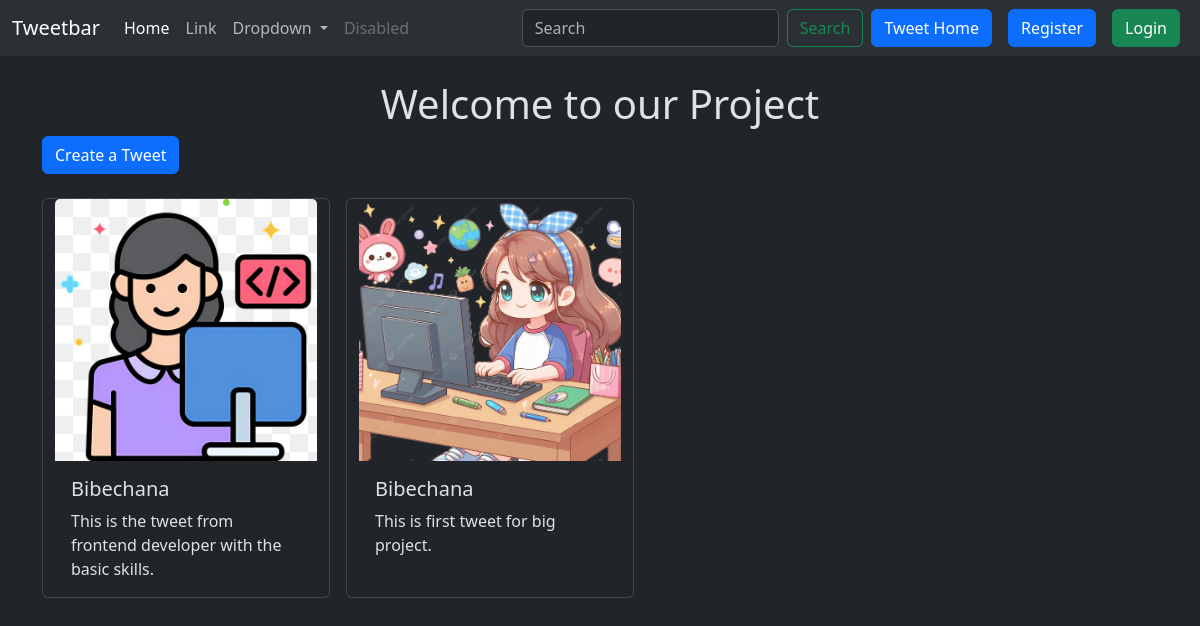
The page /tweet/ on the database as committed earlier.
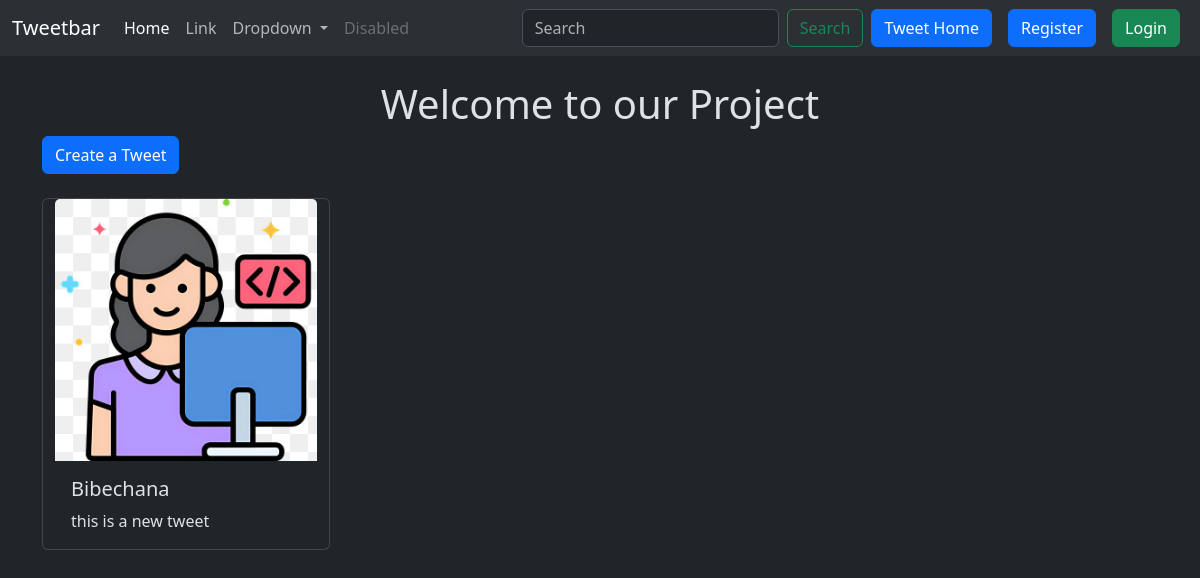
The same page on the database as committed later.
### tweet/models.py (models this page shows, shortened)
class Tweet(models.Model):
    user = models.ForeignKey(User, on_delete=models.CASCADE)
    text = models.TextField(max_length=240)
    photo = models.ImageField(upload_to='photos/', blank=True, null=True)
    created_at = models.DateTimeField(auto_now_add=True)
    updated_at = models.DateTimeField(auto_now=True)

### tweet/views.py (the view)
# urls.py: path('', views.tweet_list, name='tweet_list'),
def tweet_list(request):
    tweets = Tweet.objects.all().order_by('-created_at')
    return render(request, 'tweet_list.html', {'tweets': tweets})

### tweet/templates/tweet_list.html (shortened to what this page needs)
{% extends "layout.html" %}
{% block content %}
<h1 class="text-center mt-4">Welcome to our Project</h1>
<a href="{% url 'tweet_create' %}" class="btn btn-primary mb-4">Create a Tweet</a>
<div class="container row gap-3">
    {% for tweet in tweets %}
        <div class="card" style="width: 18rem;">
            <img src="{{ tweet.photo.url }}" class="card-img-top" alt="...">
            <div class="card-body">
                <h5 class="card-title">{{ tweet.user.username  }}</h5>
                <p class="card-text">{{ tweet.text }}</p>
            </div>
        </div>
    {% endfor %}
</div>
{% endblock %}

Rows that differ between the two databases and show on the page:
removed Tweet: photo (picture), user.username "Bibechana", text "This is the tweet from frontend developer with the basic skills."
removed Tweet: photo (picture), user.username "Bibechana", text "This is first tweet for big project."
added Tweet: photo (picture), user.username "Bibechana", text "this is a new tweet"
